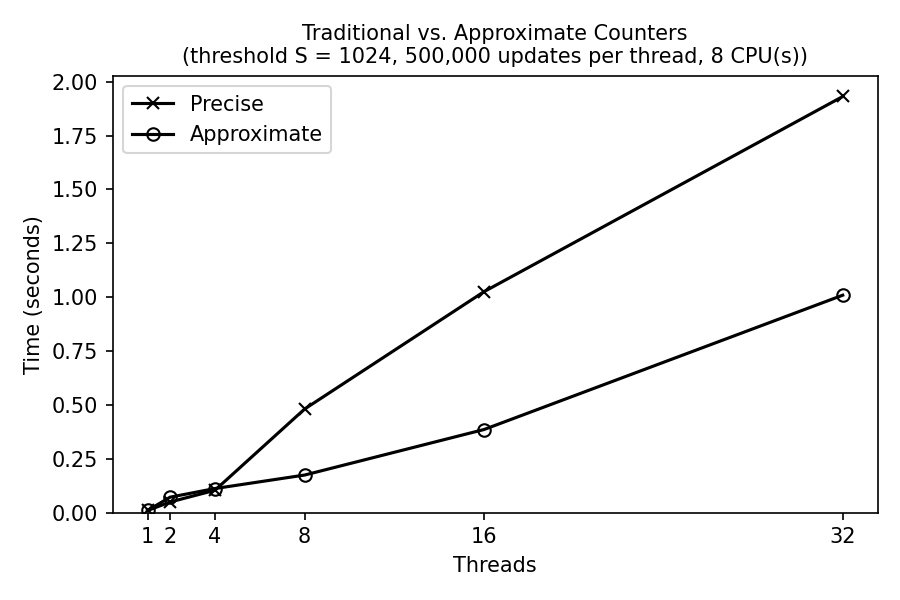

The Python source for this figure:
#!/usr/bin/env python3
"""
Reproduce the OSTEP Chapter 29 figure "Performance of Traditional vs.
Approximate Counters": time (seconds) vs. number of threads, where each
thread updates the counter 1,000,000 times (approximate threshold = 1024).

Usage:
  python3 counter-benchmark.py                          # threads 1 2 3 4
  python3 counter-benchmark.py --threads 1 2 4 8 16 32
  python3 counter-benchmark.py --threshold 4096 --niters 500000 --runs 5

The approximate counter gets one local counter per available CPU (NUMCPUS),
so with more threads than CPUs, several threads share a local counter.

Output: a table on the screen and counter-benchmark.png next to this script.

Requires gcc and matplotlib (pip install matplotlib).
"""
import argparse, os, statistics, subprocess, tempfile

import matplotlib
matplotlib.use("Agg")
import matplotlib.pyplot as plt

HERE = os.path.dirname(os.path.abspath(__file__))
ap = argparse.ArgumentParser(description="Precise vs approximate counter benchmark")
ap.add_argument("--threads", type=int, nargs="+", default=[1, 2, 3, 4],
                help="thread counts to test (default: 1 2 3 4)")
ap.add_argument("--threshold", type=int, default=1024,
                help="approximate counter threshold S (default: 1024)")
ap.add_argument("--niters", type=int, default=1000000,
                help="updates per thread (default: 1000000)")
ap.add_argument("--runs", type=int, default=3,
                help="runs per data point; the median is used (default: 3)")
args = ap.parse_args()
threshold, niters, runs, THREADS = args.threshold, args.niters, args.runs, args.threads
KINDS = ["precise", "approximate"]
cpus = len(os.sched_getaffinity(0))

# Build into a temp directory so no binary is left next to the sources.
tmpdir = tempfile.mkdtemp()
exe = os.path.join(tmpdir, "counter-bench")
subprocess.run(["gcc", "-O2", "-Wall", "-pthread", f"-DNUMCPUS={cpus}",
                os.path.join(HERE, "counter-bench.c"), "-o", exe], check=True)

def timeit(kind, nthreads):
    """Median of several runs, to smooth out scheduling noise."""
    times = []
    for _ in range(runs):
        out = subprocess.run([exe, kind, str(nthreads), str(niters), str(threshold)],
                             capture_output=True, text=True, check=True)
        times.append(float(out.stdout))
    return statistics.median(times)

print(f"CPUs available: {cpus}   threshold: {threshold}   "
      f"iterations per thread: {niters}   runs (median): {runs}")
print(f"{'threads':>8}{'precise (s)':>14}{'approximate (s)':>18}")

results = {k: [] for k in KINDS}
for n in THREADS:
    row = {k: timeit(k, n) for k in KINDS}
    for k in KINDS:
        results[k].append(row[k])
    print(f"{n:>8}{row['precise']:>14.4f}{row['approximate']:>18.4f}")

plt.figure(figsize=(6, 4))
plt.plot(THREADS, results["precise"], "x-", color="black", label="Precise")
plt.plot(THREADS, results["approximate"], "o-", color="black",
         markerfacecolor="none", label="Approximate")
plt.xlabel("Threads")
plt.ylabel("Time (seconds)")
plt.xticks(THREADS)
plt.ylim(bottom=0)
plt.legend(frameon=True)
plt.title(f"Traditional vs. Approximate Counters\n"
          f"(threshold S = {threshold}, {niters:,} updates per thread, {cpus} CPU(s))",
          fontsize=10)
plt.tight_layout()
png = os.path.join(HERE, "counter-benchmark.png")
plt.savefig(png, dpi=150)
print(f"\nSaved plot to {png}")
